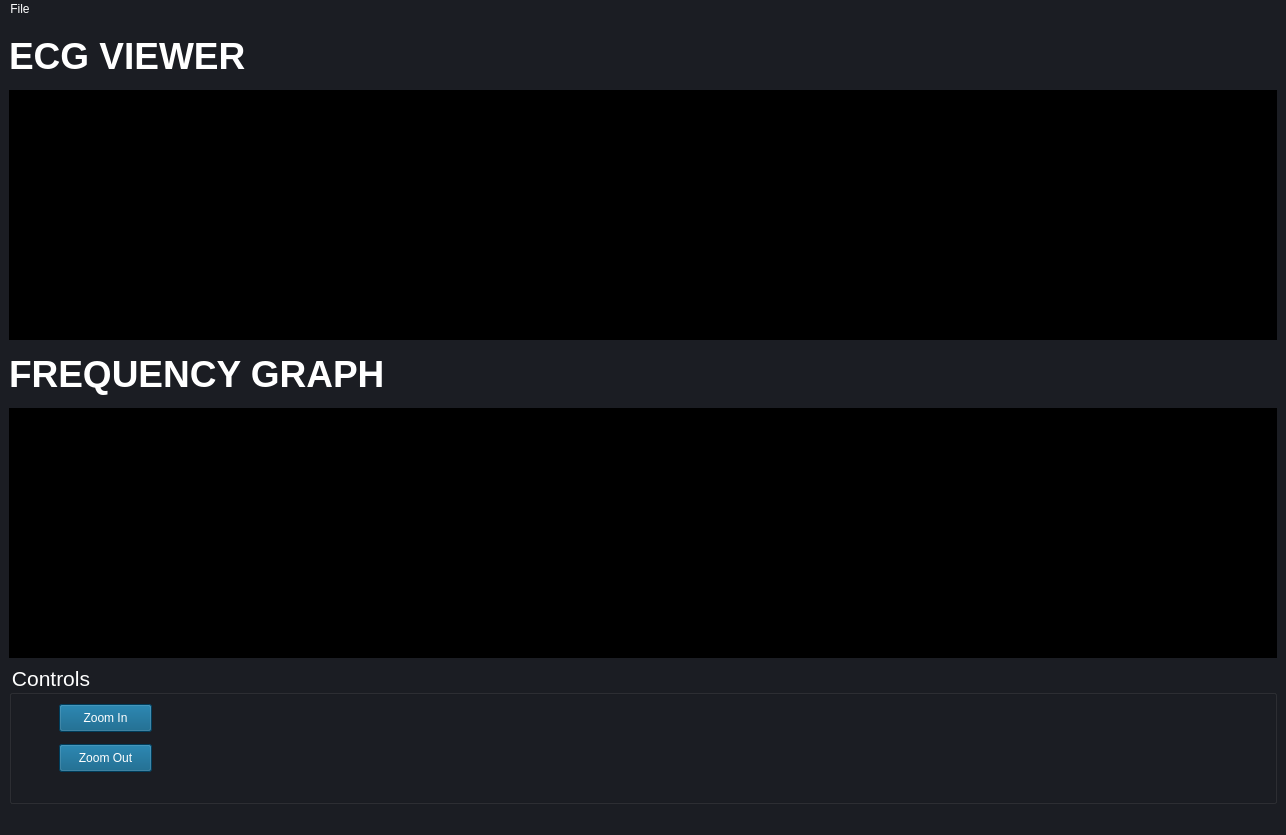
<?xml version="1.0" encoding="UTF-8"?>
<ui version="4.0">
 <class>MainWindow</class>
 <widget class="QMainWindow" name="MainWindow">
  <property name="geometry">
   <rect>
    <x>0</x>
    <y>0</y>
    <width>1286</width>
    <height>835</height>
   </rect>
  </property>
  <property name="windowTitle">
   <string>MainWindow</string>
  </property>
  <property name="styleSheet">
   <string notr="true">background-color: #1b1d23</string>
  </property>
  <widget class="QWidget" name="centralwidget">
   <layout class="QGridLayout" name="gridLayout">
    <item row="0" column="0">
     <layout class="QGridLayout" name="gridLayout_2">
      <item row="0" column="0">
       <widget class="QLabel" name="label">
        <property name="font">
         <font>
          <pointsize>28</pointsize>
          <weight>75</weight>
          <bold>true</bold>
         </font>
        </property>
        <property name="styleSheet">
         <string notr="true">color: rgb(255, 255, 255);</string>
        </property>
        <property name="text">
         <string>ECG VIEWER</string>
        </property>
       </widget>
      </item>
      <item row="1" column="0">
       <widget class="PlotWidget" name="FrequencyGraph" native="true">
        <property name="minimumSize">
         <size>
          <width>0</width>
          <height>250</height>
         </size>
        </property>
        <property name="styleSheet">
         <string notr="true">background-color: rgb(0, 0, 0);
</string>
        </property>
       </widget>
      </item>
      <item row="2" column="0">
       <widget class="QLabel" name="label_2">
        <property name="font">
         <font>
          <pointsize>28</pointsize>
          <weight>75</weight>
          <bold>true</bold>
         </font>
        </property>
        <property name="styleSheet">
         <string notr="true">color: rgb(255, 255, 255);</string>
        </property>
        <property name="text">
         <string>FREQUENCY GRAPH</string>
        </property>
       </widget>
      </item>
      <item row="3" column="0">
       <widget class="PlotWidget" name="Graph" native="true">
        <property name="minimumSize">
         <size>
          <width>0</width>
          <height>250</height>
         </size>
        </property>
        <property name="styleSheet">
         <string notr="true">background-color: rgb(0, 0, 0);</string>
        </property>
       </widget>
      </item>
      <item row="4" column="0">
       <widget class="QGroupBox" name="groupBox">
        <property name="minimumSize">
         <size>
          <width>0</width>
          <height>140</height>
         </size>
        </property>
        <property name="font">
         <font>
          <pointsize>16</pointsize>
         </font>
        </property>
        <property name="statusTip">
         <string/>
        </property>
        <property name="whatsThis">
         <string>aa</string>
        </property>
        <property name="styleSheet">
         <string notr="true">color: rgb(255, 255, 255);</string>
        </property>
        <property name="title">
         <string>Controls</string>
        </property>
        <widget class="QPushButton" name="pushButton_3">
         <property name="geometry">
          <rect>
           <x>50</x>
           <y>40</y>
           <width>93</width>
           <height>28</height>
          </rect>
         </property>
         <property name="styleSheet">
          <string notr="true">background-color: rgb(0, 85, 127);</string>
         </property>
         <property name="text">
          <string>Zoom In</string>
         </property>
        </widget>
        <widget class="QPushButton" name="pushButton_4">
         <property name="geometry">
          <rect>
           <x>50</x>
           <y>80</y>
           <width>93</width>
           <height>28</height>
          </rect>
         </property>
         <property name="styleSheet">
          <string notr="true">background-color: rgb(0, 85, 127);</string>
         </property>
         <property name="text">
          <string>Zoom Out</string>
         </property>
        </widget>
       </widget>
      </item>
     </layout>
    </item>
   </layout>
  </widget>
  <widget class="QMenuBar" name="menubar">
   <property name="geometry">
    <rect>
     <x>0</x>
     <y>0</y>
     <width>1286</width>
     <height>26</height>
    </rect>
   </property>
   <property name="styleSheet">
    <string notr="true">color: rgb(255, 255, 255);</string>
   </property>
   <widget class="QMenu" name="menuFile">
    <property name="styleSheet">
     <string notr="true">color: rgb(255, 255, 255);</string>
    </property>
    <property name="title">
     <string>File</string>
    </property>
    <addaction name="actionOpen"/>
   </widget>
   <addaction name="menuFile"/>
  </widget>
  <widget class="QStatusBar" name="statusbar"/>
  <action name="actionOpen">
   <property name="text">
    <string>Open</string>
   </property>
  </action>
 </widget>
 <customwidgets>
  <customwidget>
   <class>PlotWidget</class>
   <extends>QWidget</extends>
   <header location="global">pyqtgraph</header>
   <container>1</container>
  </customwidget>
 </customwidgets>
 <resources/>
 <connections/>
</ui>
